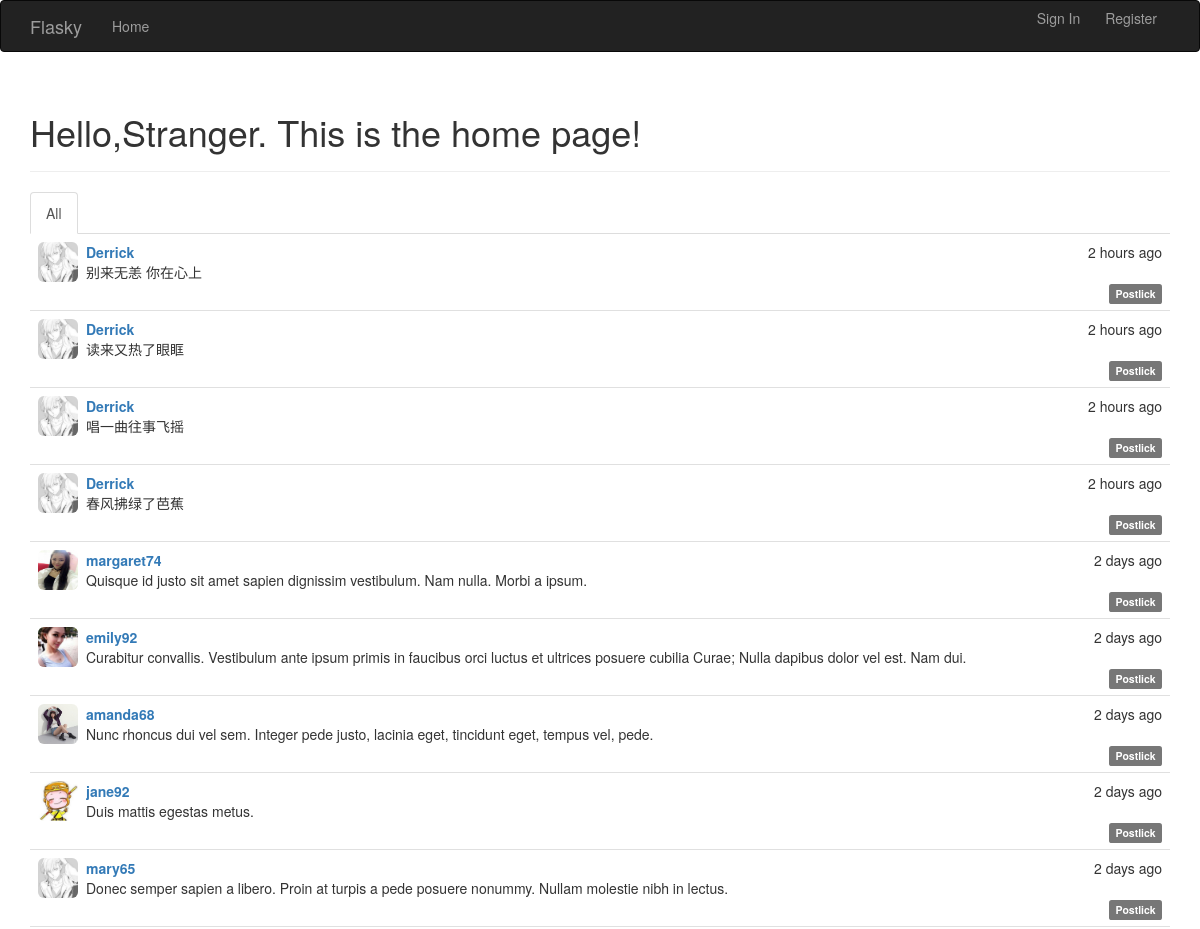
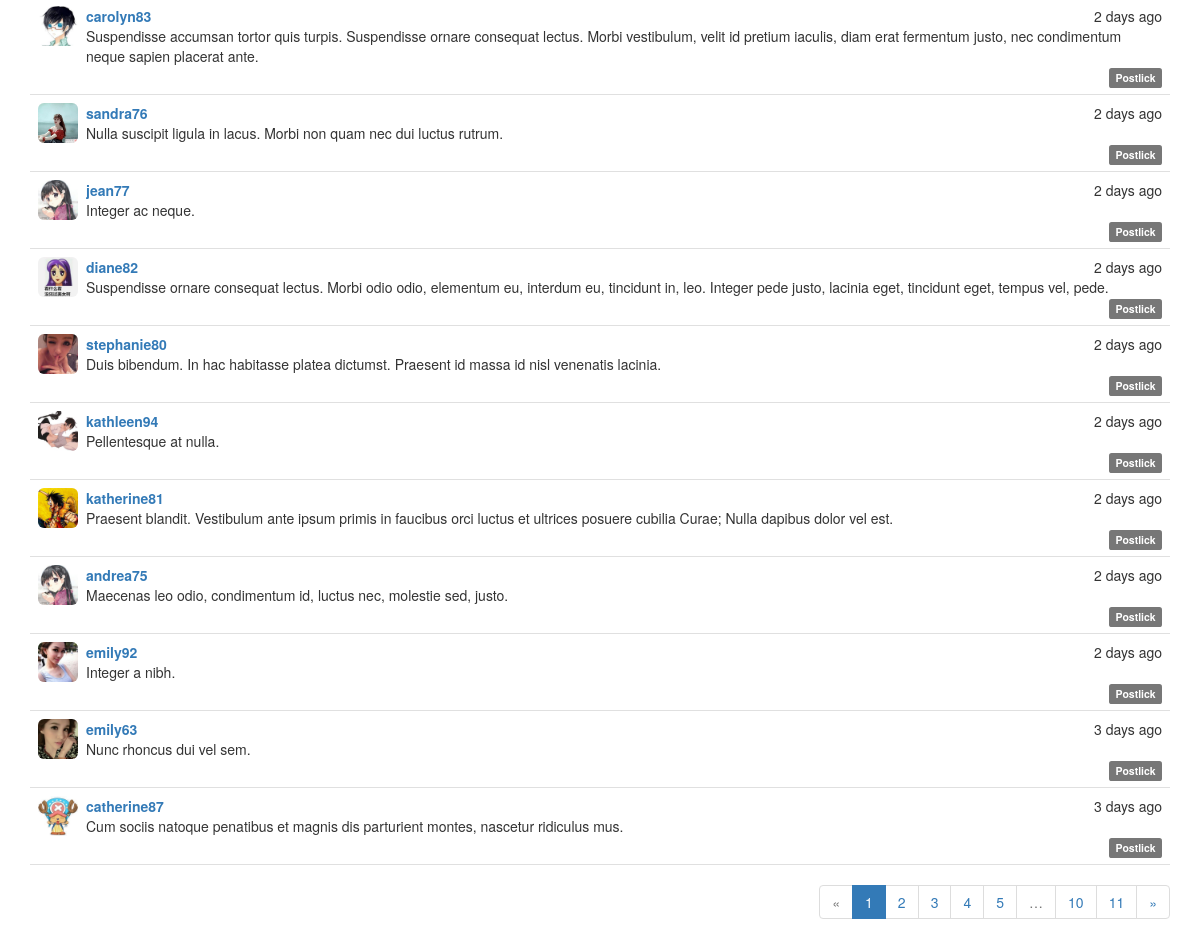
The page / on the database its author committed (2 pictures, top to bottom).
### app/models.py (models this page shows, shortened)
class Post(db.Model):
	__tablename__='posts'
	id=db.Column(db.Integer,primary_key=True)
	body=db.Column(db.Text)
	body_html = db.Column(db.Text)
	timestamp=db.Column(db.DateTime,index=True,default=datetime.utcnow())
	author_id=db.Column(db.Integer,db.ForeignKey('users.id'))

class User(UserMixin,db.Model):
	__tablename__='users'
	id = db.Column(db.Integer, primary_key=True)
	username = db.Column(db.String(128), unique=True, index=True)
	gender = db.Column(db.String(32))
	address = db.Column(db.String(128))
	age=db.Column(db.Integer)
	date_of_born = db.Column(db.String(32))
	password_hash = db.Column(db.String(128))
	email = db.Column(db.String(64))
	selfintr=db.Column(db.String(256))
	role_id=db.Column(db.Integer,db.ForeignKey('roles.id'))
	confirmed=db.Column(db.Boolean,default=False)
	member_since=db.Column(db.DateTime(),default=datetime.utcnow)
	last_login=db.Column(db.DateTime(),default=datetime.utcnow)
	head_img=db.Column(db.String)
	posts=db.relationship('Post',backref='author',lazy='dynamic')
	followers=db.relationship('Follow',foreign_keys=[Follow.followed_id],
							  backref=db.backref('follower',lazy='joined'),
							  lazy='dynamic',
							  cascade='all,delete-orphan')
	followed=db.relationship('Follow',foreign_keys=[Follow.follower_id],
							 backref=db.backref('followed',lazy='joined'),
							 lazy='dynamic',
							 cascade='all,delete-orphan')
	@property
	def password(self):
		raise AttributeError('Password can not be read!')

### app/main/views.py (the view, shortened to what this page needs)
@main.route('/',methods=['GET','POST'])
def index():
    form = EditPostForm()
    show_followed=False
    if current_user.is_authenticated:
        show_followed=bool(request.cookies.get('show_followed',''))
    if show_followed:
        query=current_user.followed_posts
    else:
        query=Post.query
    page=request.args.get('page',default=1,type=int)
    pagination=query.order_by(Post.timestamp.desc()).paginate(
		page,current_app.config['FLASKY_POSTS_PER_PAGE'],error_out=False
	)
    posts=pagination.items
    return render_template('index.html',form=form,posts=posts,pagination=pagination)

### app/auth/views.py (called while the page is built)
@auth.before_app_request
def last_login():
	if current_user.is_authenticated:
		current_user.last_login=datetime.utcnow()

@auth.before_app_request
def before_request():
	if current_user.is_authenticated and not current_user.confirmed and request.endpoint[:5]!='auth.' and request.endpoint!='static':
		return redirect(url_for('auth.unconfirmed'))

### app/main/__init__.py (called while the page is built)
@main.app_context_processor
def inject_permission():
	return dict(Permission=Permission)

### app/templates/index.html (shortened to what this page needs)
{% extends "base.html" %}
{% import "bootstrap/wtf.html" as wtf %}
{% import "_macros.html" as macros %}
{% block page_content %}
<div class="page-header">
    {% if current_user.is_authenticated %}
    <h1>Hello,{{current_user.username}}!</h1>
    {% else %}
    <h1>Hello,Stranger. This is the home page!</h1>
    {% endif %}
</div>
<div class="post-tabs">
    <ul class="nav nav-tabs">
        <li {% if not show_followed %} class="active" {% endif %}><a href="{{ url_for('main.show_all') }}">All</a></li>
    </ul>
    {% include '_posts.html' %}
</div>
{% if pagination %}
<div class="pagination">
    {{ macros.pagination_widget(pagination, 'main.index') }}
</div>
{% endif %}
{% endblock %}

### app/templates/_posts.html (shortened to what this page needs)
<ul class="posts">
    {% for post in posts %}
    <li class="post">
        <div class="post-thumbnail">
            <a href="{{url_for('main.profile',username=post.author.username)}}">
                <img class="img-rounded profile-thumbnail" src="{{post.author.head_img}}" height="40" width="40">
            </a>
        </div>
        <div class="post-date">{{ moment(post.timestamp).fromNow(refresh=True) }}</div>
        <div class="post-author">
            <a href="{{url_for('main.profile',username=post.author.username)}}">
                {{ post.author.username }}
            </a>
        </div>
        <div class="post-content">
            {{ post.body }}
            <div class="post-footer">
                <a href="{{url_for('main.post',id=post.id)}}">
                    <span class="label label-default">Postlick</span>
                </a>
            </div>
        </div>
    </li>
    {% endfor %}
</ul>

### app/static/styles.css (style rules this page uses)
.profile-thumbnail { position: absolute; }
div.post-tabs { margin-top: 16px; }
ul.posts { list-style-type: none; padding: 0px; margin: 16px 0px 0px 0px; border-top: 1px solid #e0e0e0; }
div.post-tabs ul.posts { margin: 0px; border-top: none; }
ul.posts li.post { padding: 8px; border-bottom: 1px solid #e0e0e0; }
div.post-date { float: right; }
div.post-author { font-weight: bold; margin-left: 48px; }
div.post-thumbnail { position: absolute; }
div.post-content { margin-left: 48px; min-height: 24px; }
div.post-footer { text-align: right; }
div.pagination { width: 100%; text-align: right; padding: 0px; margin: 0px; }

### rows shown on the page
Post: author.head_img (picture), timestamp "2 hours ago", author.username "Derrick", body "别来无恙 你在心上"
Post: author.head_img (picture), timestamp "2 hours ago", author.username "Derrick", body "读来又热了眼眶"
Post: author.head_img (picture), timestamp "2 hours ago", author.username "Derrick", body "唱一曲往事飞摇"
Post: author.head_img (picture), timestamp "2 hours ago", author.username "Derrick", body "春风拂绿了芭蕉"
Post: author.head_img (picture), timestamp "2 days ago", author.username "margaret74", body "Quisque id justo sit amet sapien dignissim vestibulum. Nam nulla. Morbi a ipsum."
Post: author.head_img (picture), timestamp "2 days ago", author.username "emily92", body "Curabitur convallis. Vestibulum ante ipsum primis in faucibus orci luctus et ultrices posuere cubilia Curae; Nulla dapibus dolor vel est. Nam dui."
Post: author.head_img (picture), timestamp "2 days ago", author.username "amanda68", body "Nunc rhoncus dui vel sem. Integer pede justo, lacinia eget, tincidunt eget, tempus vel, pede."
Post: author.head_img (picture), timestamp "2 days ago", author.username "jane92", body "Duis mattis egestas metus."
Post: author.head_img (picture), timestamp "2 days ago", author.username "mary65", body "Donec semper sapien a libero. Proin at turpis a pede posuere nonummy. Nullam molestie nibh in lectus."
Post: author.head_img (picture), timestamp "2 days ago", author.username "carolyn83", body "Suspendisse accumsan tortor quis turpis. Suspendisse ornare consequat lectus. Morbi vestibulum, velit id pretium iaculis, diam erat fermentum justo, nec condimentum neque sapien placerat ante."
Post: author.head_img (picture), timestamp "2 days ago", author.username "sandra76", body "Nulla suscipit ligula in lacus. Morbi non quam nec dui luctus rutrum."
Post: author.head_img (picture), timestamp "2 days ago", author.username "jean77", body "Integer ac neque."
Post: author.head_img (picture), timestamp "2 days ago", author.username "diane82", body "Suspendisse ornare consequat lectus. Morbi odio odio, elementum eu, interdum eu, tincidunt in, leo. Integer pede justo, lacinia eget, tincidunt eget, tempus vel, pede."
Post: author.head_img (picture), timestamp "2 days ago", author.username "stephanie80", body "Duis bibendum. In hac habitasse platea dictumst. Praesent id massa id nisl venenatis lacinia."
Post: author.head_img (picture), timestamp "2 days ago", author.username "kathleen94", body "Pellentesque at nulla."
Post: author.head_img (picture), timestamp "2 days ago", author.username "katherine81", body "Praesent blandit. Vestibulum ante ipsum primis in faucibus orci luctus et ultrices posuere cubilia Curae; Nulla dapibus dolor vel est."
Post: author.head_img (picture), timestamp "2 days ago", author.username "andrea75", body "Maecenas leo odio, condimentum id, luctus nec, molestie sed, justo."
Post: author.head_img (picture), timestamp "2 days ago", author.username "emily92", body "Integer a nibh."
Post: author.head_img (picture), timestamp "3 days ago", author.username "emily63", body "Nunc rhoncus dui vel sem."
Post: author.head_img (picture), timestamp "3 days ago", author.username "catherine87", body "Cum sociis natoque penatibus et magnis dis parturient montes, nascetur ridiculus mus."

### other values the page prints
{{ p }} "1" "2" "3" "4" "5" "10" "11"
